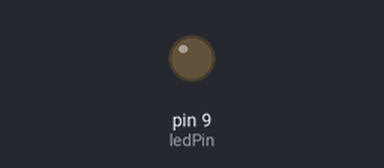
This sketch was run on a simulated Arduino Uno, built with avr-gcc and run on an emulated ATmega328P. On the bench: output pins drawn as LEDs (lit = HIGH).

Above: at 0.15 s.
At 37.0 s:
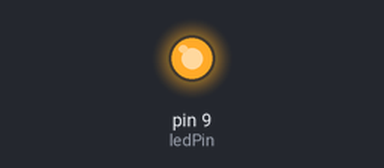
Timing chart, 0 to 40.0 s (numbered marks = the images above):
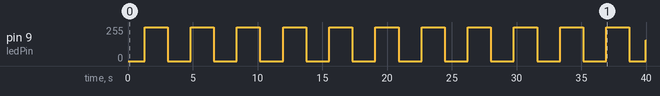

Measured:
- by itself, pin 9 (ledPin): 0/255 → 255/255 at 1.3 s, → 0/255 1.8 s later, → 255/255 1.8 s later, → 0/255 1.8 s later, … (23 changes in this stretch)

The sketch:

PWM.ino
```cpp
#include <Arduino.h>

// Standard GPIO pin (PWM capable)
#define ledPin 9

void setup() {
    // Nothing to do here
    unsigned long a = millis();
}

void loop() {
    // Send stream of PWM pulses - mark/space ratio will determine colour
    // ie more red/less green gives a dirty orange colour!

    // Fade Green to Red
    for (auto cnt = 0; cnt <= 255; cnt++) {
        analogWrite(ledPin, cnt);
        delay(5);
    }

    delay(500);

    // Fade Red to Green
    for (auto cnt = 255; cnt >= 0; cnt--) {
        analogWrite(ledPin, cnt);
        delay(5);
    }

    delay(500);
}
```
